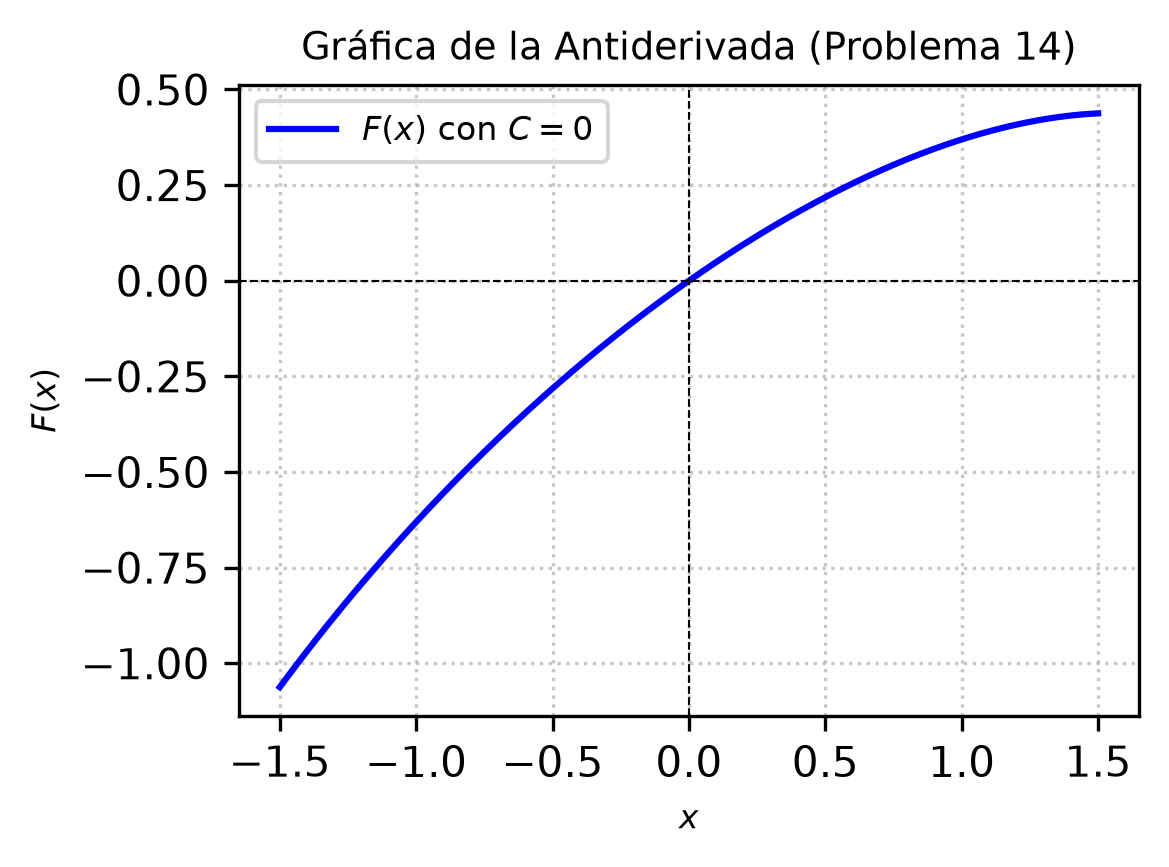

The Python source for this figure:
import matplotlib
matplotlib.use('Agg')
import numpy as np
import matplotlib.pyplot as plt

# Definición del dominio evitando singularidades
x = np.linspace(-1.5, 1.5, 400)

# Antiderivada con C = 0
# F(x) = x/2 - ln|sec(x/2)|
F = (x / 2.0) - np.log(np.abs(1.0 / np.cos(x / 2.0)))

plt.figure(figsize=(4, 3))
plt.plot(x, F, label=r'$F(x)$ con $C=0$', color='b', linewidth=1.5)
plt.title(r'Gráfica de la Antiderivada (Problema 14)', fontsize=9)
plt.xlabel(r'$x$', fontsize=8)
plt.ylabel(r'$F(x)$', fontsize=8)
plt.axhline(0, color='black', linewidth=0.5, linestyle='--')
plt.axvline(0, color='black', linewidth=0.5, linestyle='--')
plt.grid(True, linestyle=':', alpha=0.7)
plt.legend(fontsize=8)
plt.tight_layout()

plt.savefig(r'semana_04/graficas/SEM04_P14_grafica.png', dpi=300, bbox_inches='tight')
plt.close()
